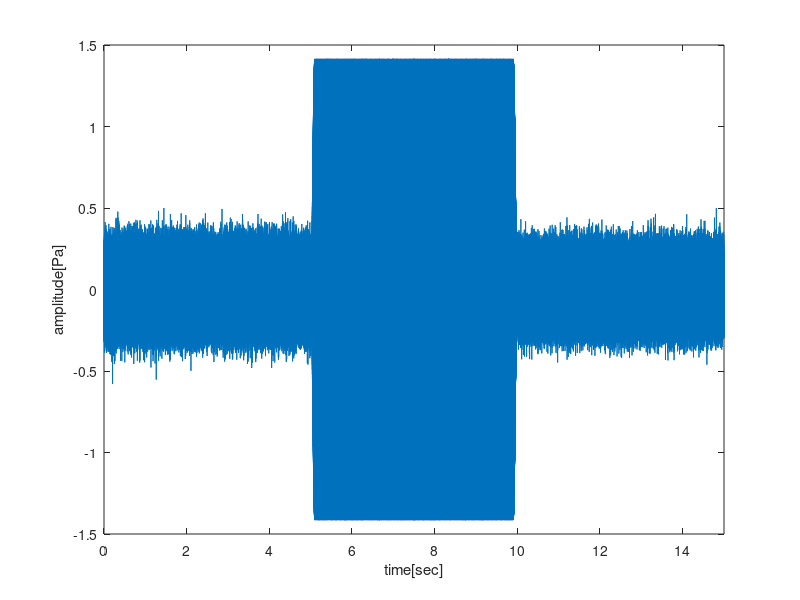

Write MATLAB code to recreate this figure. (Note: this script raises an error after producing the figure.)

%% start %%

%% クリア
clc;
clear;

%% 定数
T = 5;
fs = 192e3;

%% 時間ベクトル
t = 0 : 1/fs : T - 1/fs;

%% チャープ信号 の作成
f0 = 0;
t1 = T;
f1 = fs/2;
y = chirp(t,f0,t1,f1) * sqrt(2);

%% テューキー (コサインテーパー) ウィンドウをかける
y = y .* (tukeywin( length(y),(0.1/(T/2)) )).';

%% ノイズの付加
n1 = ( wgn( T * fs , 1 , 0 ) ).';
n1 = n1/max(n1)*0.5;
n2 = ( wgn( T * fs , 1 , 0 ) ).';
n2 = n2/max(n2)*0.5;
y = [ n1 y n2 ];

%% 時間ベクトルの更新
t = 0 : 1/fs : 3*T - 1/fs;

%% プロット
figure('position', [0, 0, 800*sqrt(2), 800]);
plot( t , y );
xlim([ t(1) t(end) ]);
ylabel( 'amplitude[Pa]' );
xlabel( 'time[sec]' );
ax = gca;
ax.FontSize = 20;

%% 三段の図を作成する
func_make_two_tiered_diagram_with_noise(t,y,fs,1,'./make_two_tiered_diagram/chirp_two_tiered_diagram.png');

%% end %%

% 信号のパワースペクトル密度
function [s,ave] = plot_psd(y,fs,cl)

  N = length( y );
  xdft = fft( y );
  xdft = xdft( 1:N/2+1 );
  psdx = (1/(fs*N)) * abs(xdft).^2;
  psdx(2:end-1) = 2*psdx(2:end-1);
  freq = fs*(0:(N/2))/N;

  ave = mean( 10*log10(psdx) );
  s = plot(freq/1e3,10*log10(psdx),'Color',cl);

  ylabel('power/frequency[dB/Hz]');
  xlabel('frequency[Hz]');

  xlim([ freq(1)/1e3 freq(end)/1e3 ]);
  ylim([-200 50]);

  ax = gca;
  ax.FontSize = 17;
end

% 信号のパワースペクトル
function [s,ave] = plot_ps(y,fs,cl)

  Y = fft( y );
  L = length( y );
  A = abs( Y/L );
  A = A( 1:L/2+1 );
  A = A.^2;
  A(2:end-1) = 2*A(2:end-1);
  f = fs*(0:(L/2))/L;

  ave = mean( 10*log10(A/(20e-6).^2) );
  s = plot(f/1e3,10*log10(A/(20e-6).^2),'Color',cl);

  ylabel( 'power[dB SPL]' );
  xlabel( 'frequency[kHz]' );

  xlim([ f(1)/1e3 f(end)/1e3 ]);
  ylim([-300 200]);
  ax = gca;

  ax.FontSize = 17;
end

function func_make_two_tiered_diagram_with_noise(t,y,fs,random,filename)
  figure('position', [0, 0, 800*sqrt(2), 800]);

  sgtitle('Make Two Tiered Diagram');

  t_s = 5;
  t_e = 10;

  % 信号のプロット
  subplot(2,1,1);

  plot( t , y );
  ylabel( 'amplitude[Pa]' );
  xlabel( 'time[sec]' );
  xlim([ t(1) t(end) ]);
  ax = gca;
  ax.FontSize = 17;

  if random == 1
    subplot(2,1,2);

    [s1,ave_sig] = plot_psd(y(t_s*fs:t_e*fs),fs,[0 0.4470 0.7410]);
    hold on
    [s2,ave_noi] = plot_psd(y(1:t_s*fs),fs,[0.8500 0.3250 0.0980]);
    legend([s1 s2] , { ['signal : ' num2str(round(ave_sig,2)) ' [dB/Hz]' ] , ['noise : ' num2str(round(ave_noi,2)) ' [dB/Hz]' ] })
    hold off
  else
    subplot(2,1,2);

    [s1,ave_sig] = plot_ps(y(t_s*fs:t_e*fs),fs,[0 0.4470 0.7410]);
    hold on
    [s2,ave_noi] = plot_ps(y(1:t_s*fs),fs,[0.8500 0.3250 0.0980]);
    legend([s1 s2] , { ['signal : ' num2str(round(ave_sig,2)) ' [dB SPL]' ] , ['noise : ' num2str(round(ave_noi,2)) ' [dB SPL]' ] })
    hold off
  end

  if filename ~= 0
    f = gcf;
    exportgraphics(f,filename,'Resolution',500);
  end

end
